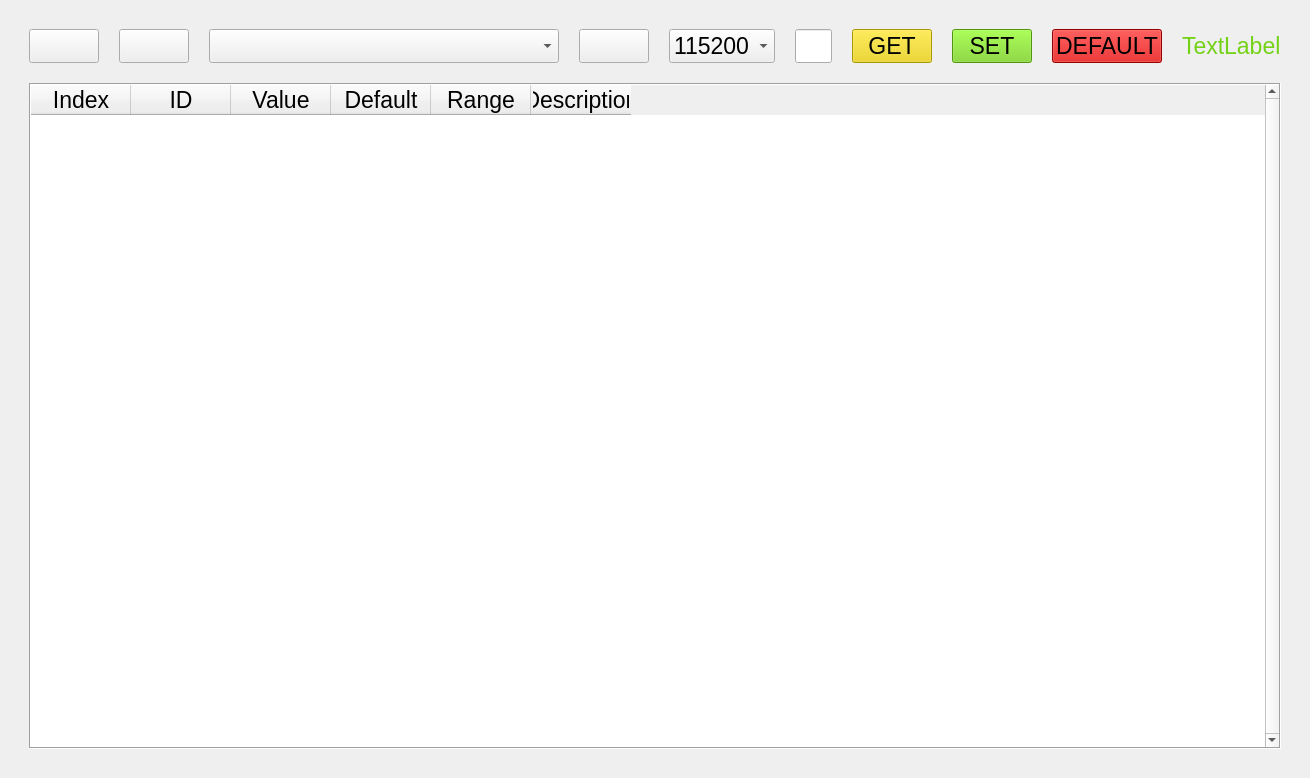
<?xml version="1.0" encoding="UTF-8"?>
<ui version="4.0">
 <class>MainWindow</class>
 <widget class="QMainWindow" name="MainWindow">
  <property name="geometry">
   <rect>
    <x>0</x>
    <y>0</y>
    <width>1083</width>
    <height>778</height>
   </rect>
  </property>
  <property name="windowTitle">
   <string>Configurator </string>
  </property>
  <property name="styleSheet">
   <string notr="true">font: 17pt;</string>
  </property>
  <widget class="QWidget" name="centralwidget">
   <layout class="QGridLayout" name="gridLayout_2">
    <item row="0" column="0">
     <layout class="QVBoxLayout" name="verticalLayout">
      <property name="spacing">
       <number>20</number>
      </property>
      <property name="leftMargin">
       <number>20</number>
      </property>
      <property name="topMargin">
       <number>20</number>
      </property>
      <property name="rightMargin">
       <number>20</number>
      </property>
      <property name="bottomMargin">
       <number>20</number>
      </property>
      <item>
       <layout class="QHBoxLayout" name="horizontalLayout">
        <item>
         <spacer name="horizontalSpacer">
          <property name="orientation">
           <enum>Qt::Horizontal</enum>
          </property>
          <property name="sizeHint" stdset="0">
           <size>
            <width>40</width>
            <height>20</height>
           </size>
          </property>
         </spacer>
        </item>
        <item>
         <widget class="QPushButton" name="save_pushButton">
          <property name="text">
           <string/>
          </property>
          <property name="icon">
           <iconset>
            <normaloff>save_32.png</normaloff>save_32.png</iconset>
          </property>
          <property name="iconSize">
           <size>
            <width>32</width>
            <height>32</height>
           </size>
          </property>
         </widget>
        </item>
        <item>
         <widget class="QPushButton" name="load_pushButton">
          <property name="text">
           <string/>
          </property>
          <property name="icon">
           <iconset>
            <normaloff>load_32.png</normaloff>load_32.png</iconset>
          </property>
          <property name="iconSize">
           <size>
            <width>32</width>
            <height>32</height>
           </size>
          </property>
         </widget>
        </item>
        <item>
         <widget class="QComboBox" name="port_comboBox">
          <property name="minimumSize">
           <size>
            <width>350</width>
            <height>0</height>
           </size>
          </property>
         </widget>
        </item>
        <item>
         <widget class="QPushButton" name="refreshButton">
          <property name="text">
           <string/>
          </property>
          <property name="icon">
           <iconset>
            <normaloff>refresh_32.png</normaloff>refresh_32.png</iconset>
          </property>
          <property name="iconSize">
           <size>
            <width>32</width>
            <height>32</height>
           </size>
          </property>
         </widget>
        </item>
        <item>
         <widget class="QComboBox" name="baud_comboBox">
          <property name="currentText">
           <string>115200</string>
          </property>
          <property name="currentIndex">
           <number>11</number>
          </property>
          <item>
           <property name="text">
            <string>110</string>
           </property>
          </item>
          <item>
           <property name="text">
            <string>300</string>
           </property>
          </item>
          <item>
           <property name="text">
            <string>600</string>
           </property>
          </item>
          <item>
           <property name="text">
            <string>1200</string>
           </property>
          </item>
          <item>
           <property name="text">
            <string>2400</string>
           </property>
          </item>
          <item>
           <property name="text">
            <string>4800</string>
           </property>
          </item>
          <item>
           <property name="text">
            <string>9600</string>
           </property>
          </item>
          <item>
           <property name="text">
            <string>14400</string>
           </property>
          </item>
          <item>
           <property name="text">
            <string>19200</string>
           </property>
          </item>
          <item>
           <property name="text">
            <string>38400</string>
           </property>
          </item>
          <item>
           <property name="text">
            <string>57600</string>
           </property>
          </item>
          <item>
           <property name="text">
            <string>115200</string>
           </property>
          </item>
          <item>
           <property name="text">
            <string>128000</string>
           </property>
          </item>
          <item>
           <property name="text">
            <string>256000</string>
           </property>
          </item>
         </widget>
        </item>
        <item>
         <widget class="QLineEdit" name="port_lineEdit"/>
        </item>
        <item>
         <widget class="QPushButton" name="getPushButton">
          <property name="font">
           <font>
            <pointsize>17</pointsize>
            <weight>50</weight>
            <italic>false</italic>
            <bold>false</bold>
           </font>
          </property>
          <property name="autoFillBackground">
           <bool>false</bool>
          </property>
          <property name="styleSheet">
           <string notr="true">background-color: rgb(237, 212, 0);</string>
          </property>
          <property name="text">
           <string>GET</string>
          </property>
         </widget>
        </item>
        <item>
         <widget class="QPushButton" name="setPushButton">
          <property name="font">
           <font>
            <pointsize>17</pointsize>
            <weight>50</weight>
            <italic>false</italic>
            <bold>false</bold>
           </font>
          </property>
          <property name="styleSheet">
           <string notr="true">background-color: rgb(115, 210, 22);</string>
          </property>
          <property name="text">
           <string>SET</string>
          </property>
         </widget>
        </item>
        <item>
         <widget class="QPushButton" name="setDefaultPushButton">
          <property name="font">
           <font>
            <pointsize>17</pointsize>
            <weight>50</weight>
            <italic>false</italic>
            <bold>false</bold>
           </font>
          </property>
          <property name="styleSheet">
           <string notr="true">background-color: rgb(204, 0, 0);</string>
          </property>
          <property name="text">
           <string>DEFAULT</string>
          </property>
         </widget>
        </item>
        <item>
         <widget class="QLabel" name="statusLabel">
          <property name="font">
           <font>
            <pointsize>17</pointsize>
            <weight>50</weight>
            <italic>false</italic>
            <bold>false</bold>
           </font>
          </property>
          <property name="styleSheet">
           <string notr="true">color: rgb(115, 210, 22);</string>
          </property>
          <property name="text">
           <string>TextLabel</string>
          </property>
          <property name="margin">
           <number>5</number>
          </property>
         </widget>
        </item>
        <item>
         <spacer name="horizontalSpacer_2">
          <property name="orientation">
           <enum>Qt::Horizontal</enum>
          </property>
          <property name="sizeHint" stdset="0">
           <size>
            <width>40</width>
            <height>20</height>
           </size>
          </property>
         </spacer>
        </item>
       </layout>
      </item>
      <item>
       <layout class="QGridLayout" name="gridLayout">
        <item row="0" column="0">
         <widget class="QTableWidget" name="tableWidget">
          <property name="enabled">
           <bool>true</bool>
          </property>
          <property name="styleSheet">
           <string notr="true">font: 17pt;</string>
          </property>
          <property name="frameShape">
           <enum>QFrame::Box</enum>
          </property>
          <property name="lineWidth">
           <number>1</number>
          </property>
          <property name="midLineWidth">
           <number>0</number>
          </property>
          <property name="verticalScrollBarPolicy">
           <enum>Qt::ScrollBarAlwaysOn</enum>
          </property>
          <property name="horizontalScrollBarPolicy">
           <enum>Qt::ScrollBarAlwaysOff</enum>
          </property>
          <property name="sizeAdjustPolicy">
           <enum>QAbstractScrollArea::AdjustToContents</enum>
          </property>
          <property name="autoScroll">
           <bool>false</bool>
          </property>
          <property name="autoScrollMargin">
           <number>1</number>
          </property>
          <property name="alternatingRowColors">
           <bool>true</bool>
          </property>
          <property name="verticalScrollMode">
           <enum>QAbstractItemView::ScrollPerPixel</enum>
          </property>
          <property name="horizontalScrollMode">
           <enum>QAbstractItemView::ScrollPerPixel</enum>
          </property>
          <property name="showGrid">
           <bool>true</bool>
          </property>
          <property name="wordWrap">
           <bool>true</bool>
          </property>
          <property name="cornerButtonEnabled">
           <bool>false</bool>
          </property>
          <attribute name="horizontalHeaderVisible">
           <bool>true</bool>
          </attribute>
          <attribute name="horizontalHeaderCascadingSectionResizes">
           <bool>false</bool>
          </attribute>
          <attribute name="verticalHeaderVisible">
           <bool>true</bool>
          </attribute>
          <attribute name="verticalHeaderCascadingSectionResizes">
           <bool>false</bool>
          </attribute>
          <attribute name="verticalHeaderHighlightSections">
           <bool>true</bool>
          </attribute>
          <attribute name="verticalHeaderShowSortIndicator" stdset="0">
           <bool>false</bool>
          </attribute>
          <attribute name="verticalHeaderStretchLastSection">
           <bool>false</bool>
          </attribute>
          <column>
           <property name="text">
            <string>Index</string>
           </property>
          </column>
          <column>
           <property name="text">
            <string>ID</string>
           </property>
          </column>
          <column>
           <property name="text">
            <string>Value</string>
           </property>
          </column>
          <column>
           <property name="text">
            <string>Default</string>
           </property>
          </column>
          <column>
           <property name="text">
            <string>Range</string>
           </property>
          </column>
          <column>
           <property name="text">
            <string>Description</string>
           </property>
          </column>
         </widget>
        </item>
       </layout>
      </item>
     </layout>
    </item>
   </layout>
  </widget>
 </widget>
 <resources/>
 <connections/>
</ui>
